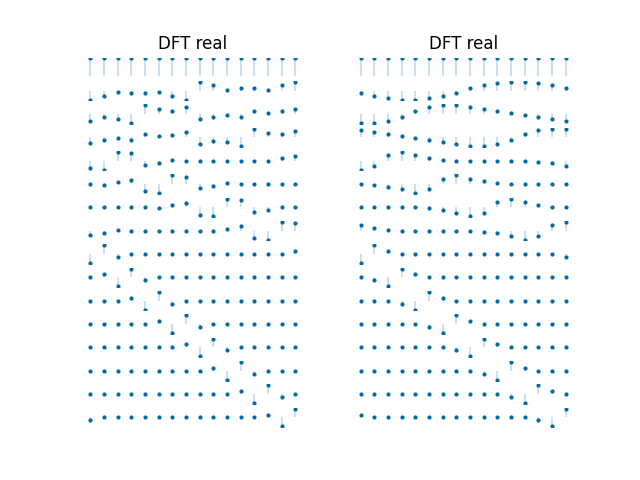

The Python source for this figure:
import numpy as np
import matplotlib.pyplot as plt

from libDIPUM.wavedec import wavedec
from General.MyDisp import MyDisp

# Parameters
NR = 16
NC = 2
LN = int(np.log2(NR))
I = np.eye(NR)

# Biorthogonal wavelets
BIOR31 = np.zeros((NR, NR))
RBIO31 = np.zeros((NR, NR))

for i in range(NR):
    BIOR31[:, i], _ = wavedec(I[:, i], LN, 'bior3.1')
    RBIO31[:, i], _ = wavedec(I[:, i], LN, 'rbio3.1')

# Display
plt.figure()
position = 1
Error_BIOR31 = MyDisp(BIOR31, NR, NC, position, 'DFT real')
position = 2
Error_RBIO31 = MyDisp(RBIO31, NR, NC, position, 'DFT real')

# Print to file
plt.savefig('Figure63BIOR31.png')
plt.show()
